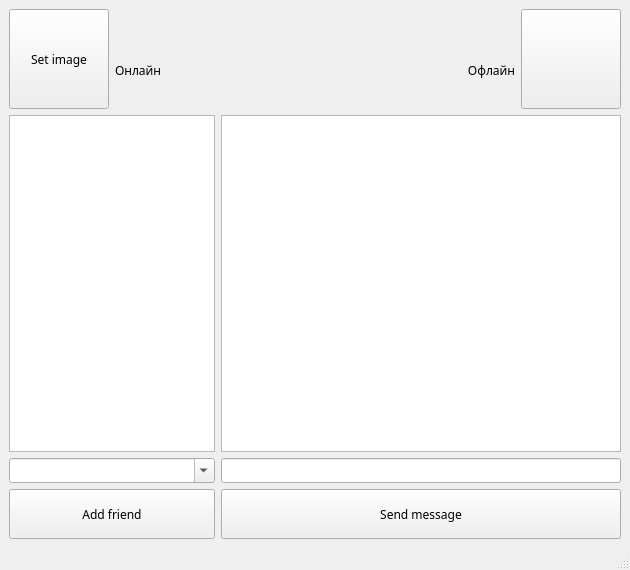
<?xml version="1.0" encoding="UTF-8"?>
<ui version="4.0">
 <class>chatWindow</class>
 <widget class="QMainWindow" name="chatWindow">
  <property name="geometry">
   <rect>
    <x>0</x>
    <y>0</y>
    <width>630</width>
    <height>570</height>
   </rect>
  </property>
  <property name="minimumSize">
   <size>
    <width>630</width>
    <height>570</height>
   </size>
  </property>
  <property name="windowTitle">
   <string>chatWindow</string>
  </property>
  <widget class="QWidget" name="centralwidget">
   <layout class="QGridLayout" name="gridLayout">
    <item row="2" column="0" colspan="2">
     <widget class="QListWidget" name="friends_list">
      <property name="minimumSize">
       <size>
        <width>200</width>
        <height>300</height>
       </size>
      </property>
     </widget>
    </item>
    <item row="0" column="0" rowspan="2">
     <widget class="QPushButton" name="my_image_btn">
      <property name="sizePolicy">
       <sizepolicy hsizetype="Preferred" vsizetype="Preferred">
        <horstretch>0</horstretch>
        <verstretch>0</verstretch>
       </sizepolicy>
      </property>
      <property name="minimumSize">
       <size>
        <width>100</width>
        <height>100</height>
       </size>
      </property>
      <property name="maximumSize">
       <size>
        <width>100</width>
        <height>100</height>
       </size>
      </property>
      <property name="font">
       <font>
        <family>Segoe UI Variable</family>
       </font>
      </property>
      <property name="cursor">
       <cursorShape>PointingHandCursor</cursorShape>
      </property>
      <property name="text">
       <string>Set image</string>
      </property>
     </widget>
    </item>
    <item row="0" column="1">
     <widget class="QLabel" name="my_login">
      <property name="sizePolicy">
       <sizepolicy hsizetype="Preferred" vsizetype="Maximum">
        <horstretch>0</horstretch>
        <verstretch>0</verstretch>
       </sizepolicy>
      </property>
      <property name="font">
       <font>
        <family>Segoe UI Variable</family>
       </font>
      </property>
      <property name="text">
       <string/>
      </property>
     </widget>
    </item>
    <item row="3" column="0" colspan="2">
     <widget class="QComboBox" name="comboBox">
      <property name="sizePolicy">
       <sizepolicy hsizetype="Preferred" vsizetype="Preferred">
        <horstretch>0</horstretch>
        <verstretch>0</verstretch>
       </sizepolicy>
      </property>
      <property name="minimumSize">
       <size>
        <width>200</width>
        <height>25</height>
       </size>
      </property>
      <property name="maximumSize">
       <size>
        <width>16777215</width>
        <height>50</height>
       </size>
      </property>
      <property name="autoFillBackground">
       <bool>false</bool>
      </property>
      <property name="editable">
       <bool>true</bool>
      </property>
     </widget>
    </item>
    <item row="4" column="0" colspan="2">
     <widget class="QPushButton" name="find_friends_btn">
      <property name="sizePolicy">
       <sizepolicy hsizetype="Minimum" vsizetype="Maximum">
        <horstretch>0</horstretch>
        <verstretch>0</verstretch>
       </sizepolicy>
      </property>
      <property name="minimumSize">
       <size>
        <width>200</width>
        <height>50</height>
       </size>
      </property>
      <property name="maximumSize">
       <size>
        <width>16777215</width>
        <height>50</height>
       </size>
      </property>
      <property name="font">
       <font>
        <family>Segoe UI Variable</family>
       </font>
      </property>
      <property name="cursor">
       <cursorShape>PointingHandCursor</cursorShape>
      </property>
      <property name="text">
       <string>Add friend</string>
      </property>
     </widget>
    </item>
    <item row="1" column="3">
     <widget class="QLabel" name="friend_activity">
      <property name="font">
       <font>
        <family>Segoe UI Variable</family>
       </font>
      </property>
      <property name="text">
       <string>Офлайн</string>
      </property>
      <property name="alignment">
       <set>Qt::AlignRight|Qt::AlignTrailing|Qt::AlignVCenter</set>
      </property>
     </widget>
    </item>
    <item row="2" column="2" colspan="3">
     <widget class="QListWidget" name="msg_list">
      <property name="minimumSize">
       <size>
        <width>400</width>
        <height>300</height>
       </size>
      </property>
     </widget>
    </item>
    <item row="0" column="4" rowspan="2">
     <widget class="QPushButton" name="friend_image">
      <property name="sizePolicy">
       <sizepolicy hsizetype="Preferred" vsizetype="Preferred">
        <horstretch>0</horstretch>
        <verstretch>0</verstretch>
       </sizepolicy>
      </property>
      <property name="minimumSize">
       <size>
        <width>100</width>
        <height>100</height>
       </size>
      </property>
      <property name="maximumSize">
       <size>
        <width>100</width>
        <height>100</height>
       </size>
      </property>
      <property name="font">
       <font>
        <family>Segoe UI Variable</family>
       </font>
      </property>
      <property name="cursor">
       <cursorShape>ArrowCursor</cursorShape>
      </property>
      <property name="text">
       <string/>
      </property>
     </widget>
    </item>
    <item row="0" column="2">
     <widget class="QLabel" name="friend_login">
      <property name="sizePolicy">
       <sizepolicy hsizetype="Preferred" vsizetype="Maximum">
        <horstretch>0</horstretch>
        <verstretch>0</verstretch>
       </sizepolicy>
      </property>
      <property name="font">
       <font>
        <family>Segoe UI Variable</family>
       </font>
      </property>
      <property name="text">
       <string/>
      </property>
      <property name="alignment">
       <set>Qt::AlignRight|Qt::AlignTrailing|Qt::AlignVCenter</set>
      </property>
     </widget>
    </item>
    <item row="3" column="2" colspan="3">
     <widget class="QLineEdit" name="lineEdit">
      <property name="sizePolicy">
       <sizepolicy hsizetype="Expanding" vsizetype="Preferred">
        <horstretch>0</horstretch>
        <verstretch>0</verstretch>
       </sizepolicy>
      </property>
      <property name="minimumSize">
       <size>
        <width>400</width>
        <height>25</height>
       </size>
      </property>
      <property name="maximumSize">
       <size>
        <width>16777215</width>
        <height>50</height>
       </size>
      </property>
     </widget>
    </item>
    <item row="4" column="2" colspan="3">
     <widget class="QPushButton" name="send_msg_btn">
      <property name="sizePolicy">
       <sizepolicy hsizetype="Minimum" vsizetype="Maximum">
        <horstretch>0</horstretch>
        <verstretch>0</verstretch>
       </sizepolicy>
      </property>
      <property name="minimumSize">
       <size>
        <width>400</width>
        <height>50</height>
       </size>
      </property>
      <property name="maximumSize">
       <size>
        <width>16777215</width>
        <height>50</height>
       </size>
      </property>
      <property name="font">
       <font>
        <family>Segoe UI Variable</family>
       </font>
      </property>
      <property name="cursor">
       <cursorShape>PointingHandCursor</cursorShape>
      </property>
      <property name="text">
       <string>Send message</string>
      </property>
     </widget>
    </item>
    <item row="1" column="1">
     <widget class="QLabel" name="my_activity">
      <property name="font">
       <font>
        <family>Segoe UI Variable</family>
       </font>
      </property>
      <property name="text">
       <string>Онлайн</string>
      </property>
      <property name="alignment">
       <set>Qt::AlignLeading|Qt::AlignLeft|Qt::AlignVCenter</set>
      </property>
     </widget>
    </item>
   </layout>
   <zorder>comboBox</zorder>
   <zorder>my_image_btn</zorder>
   <zorder>find_friends_btn</zorder>
   <zorder>friends_list</zorder>
   <zorder>my_login</zorder>
   <zorder>friend_login</zorder>
   <zorder>msg_list</zorder>
   <zorder>send_msg_btn</zorder>
   <zorder>lineEdit</zorder>
   <zorder>my_activity</zorder>
   <zorder>friend_activity</zorder>
   <zorder>friend_image</zorder>
  </widget>
  <widget class="QMenuBar" name="menubar">
   <property name="geometry">
    <rect>
     <x>0</x>
     <y>0</y>
     <width>630</width>
     <height>26</height>
    </rect>
   </property>
  </widget>
  <widget class="QStatusBar" name="statusbar"/>
 </widget>
 <resources/>
 <connections/>
</ui>
